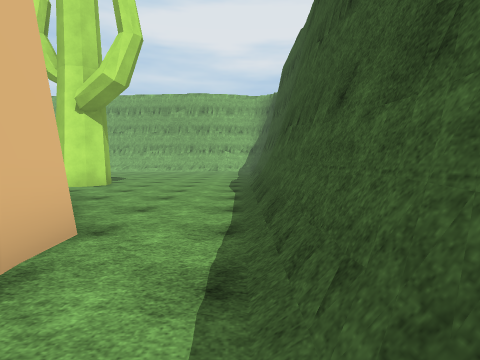
[1] (above)

21 first-person views from a walk through a Unity game level. The camera is 1.4 m above the floor, tilts 4° down and sees 80° across. The floor is counted in squares, 2 m on a side. Each view is taken from the middle of a square. On the plan, view 1 faces up. The plan holds only what a view shows up to about 10 squares ahead; the rest is blank. The place goes on beyond the plan. The player is left out. Some surface patterns are stand-ins.

[2]
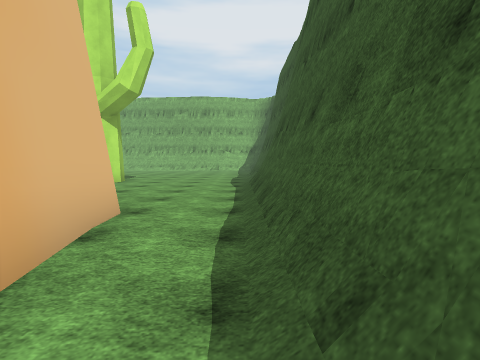

[3]
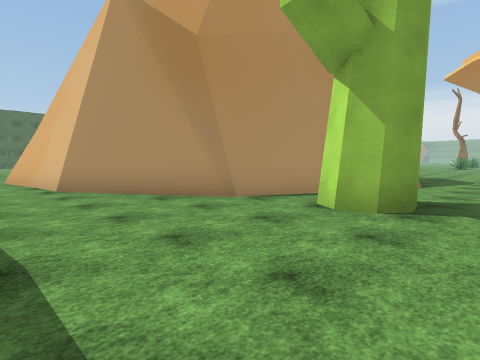

[4]
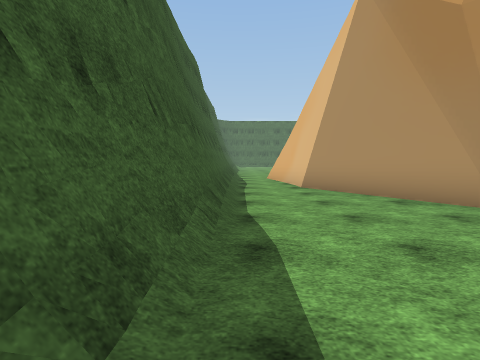

[5]
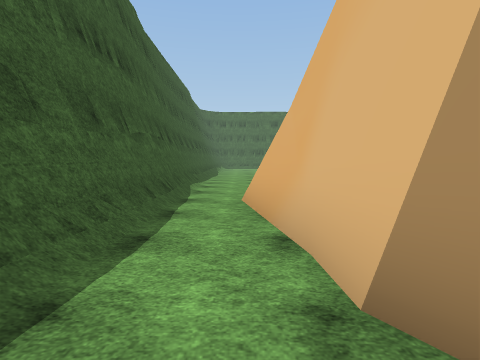

[6]
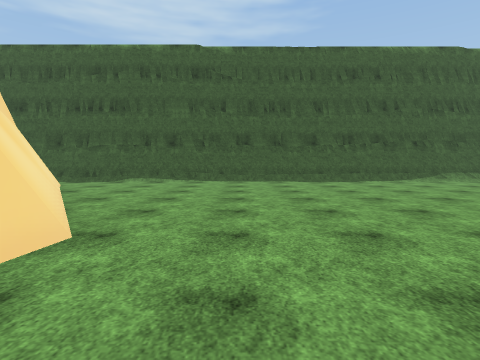

[7]
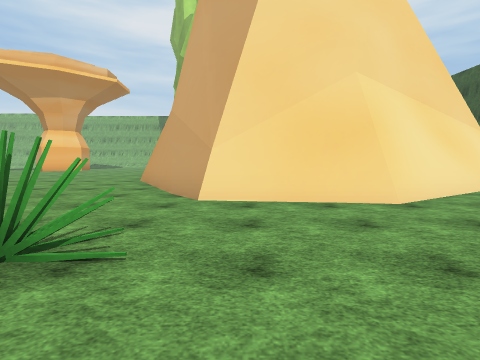

[8]
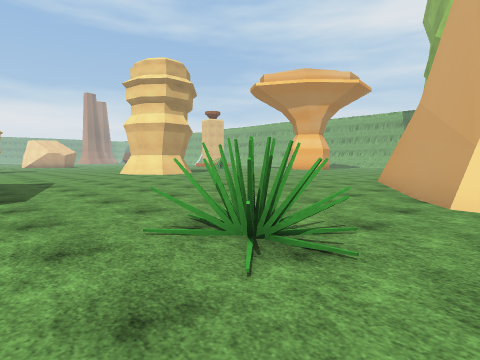

[9]
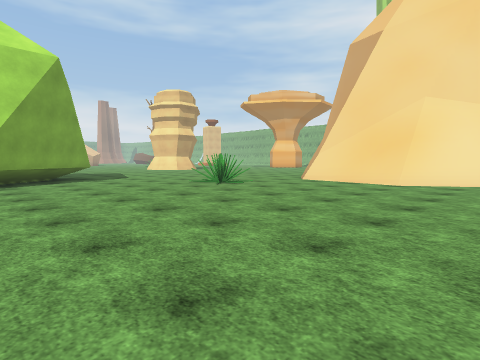

[10]
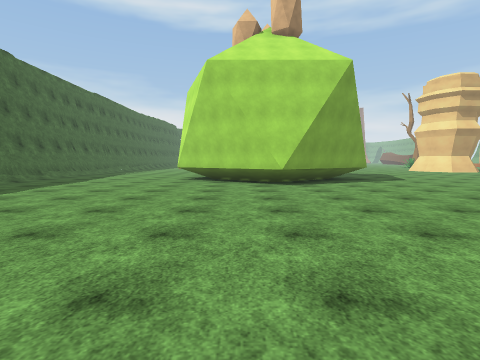

[11]
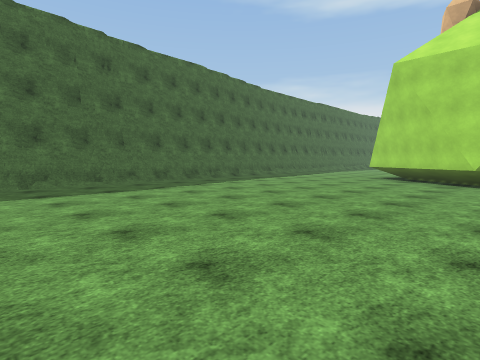

[12]
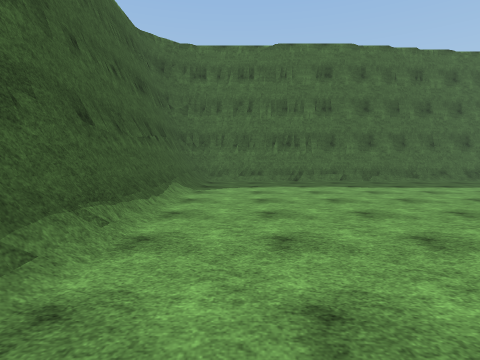

[13]
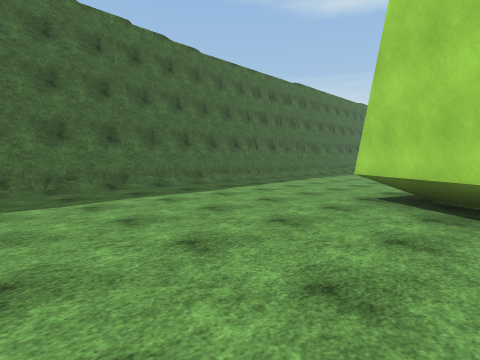

[14]
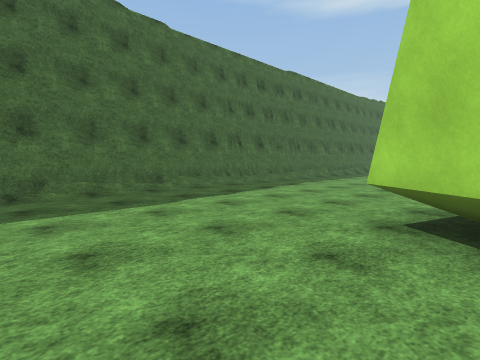

[15]
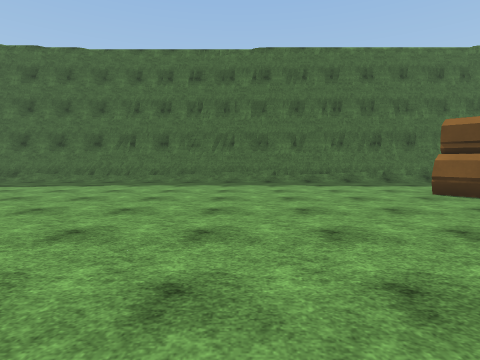

[16]
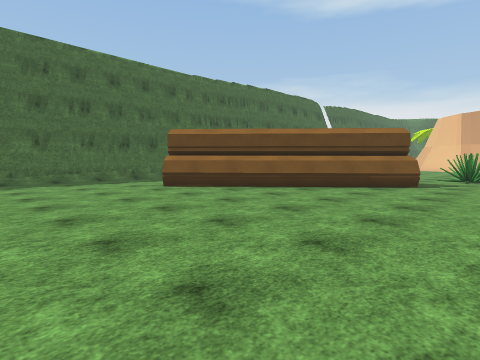

[17]
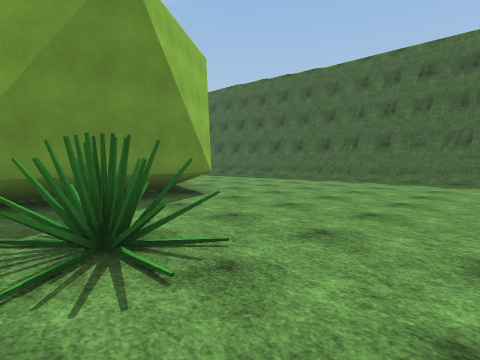

[18]
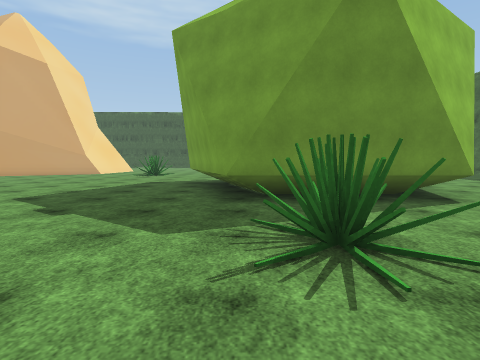

[19]
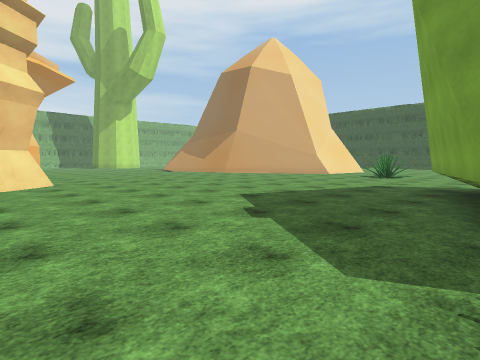

[20]
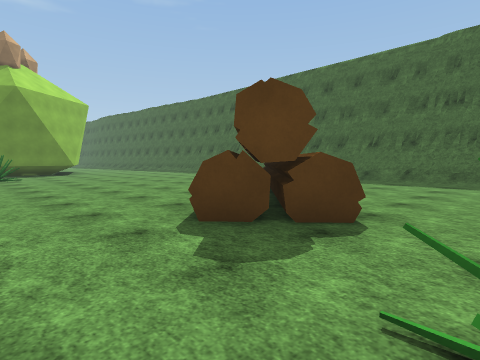

[21]
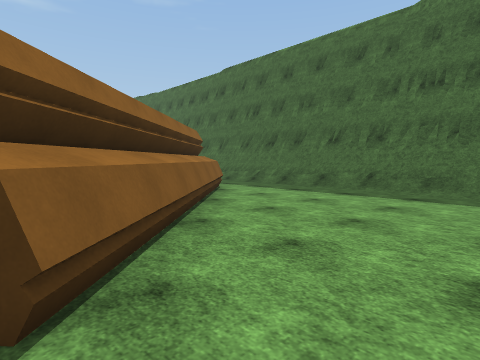

### Floor plan
Key: @ floor where view 1 was taken; # wall or solid block; . floor; / step, stairs or slope; ^ raised ledge; O other object.
Columns run from 34 left of view 1 to 1 right of it. Each row starts with its distance up from view 1.
 10                              ......#
  9                       .............#
  8                       .... ..##....#
  7                             #...../#
  6                             ###.../#
  5                               ##../#
  4                                #../#
  3                                ##./#
  2                                 #./#
  1                   ....#         #./#
  0              ..   ....##        #/@#
 -1              ...   ....#       ##//#
 -2             #.... .....##    ###../#
 -3             ............######..../#
 -4             .............####...../#
 -5             ....................../#
 -6            ........................#
 -7            ............OO........./#
 -8            ......................./#
 -9            ......................./#
-10            ......###............../#
-11 .............O.### ##............./#
-12 O...........OO.#    #............./#
-13 O..#...........#    ##............/#
-14 ..##...........#   ##............./#
-15 ..^##..........#   #............../#
-16 ...###............ #............../#
-17 ....###.........................../#
-18 .....###........................../#
-19 ......#.........................../#
-20  ................................./#
-21  ##//////////...../////#############
-22  #######################

Where each view was taken, in squares from view 1:
view 1: 0 up, 0 right, facing up
view 2: 1 down, 0 right, facing up
view 3: 10 up, 0 right, facing down-left
view 4: 10 up, 0 right, facing down
view 5: 4 up, 1 left, facing down
view 6: 6 down, 9 left, facing right
view 7: 9 down, 9 left, facing up
view 8: 9 down, 9 left, facing up-left
view 9: 13 down, 4 left, facing up-left
view 10: 14 down, 5 left, facing left
view 11: 12 down, 4 left, facing down-left
view 12: 11 down, 1 left, facing down
view 13: 14 down, 10 left, facing down-left
view 14: 15 down, 12 left, facing down-left
view 15: 12 down, 23 left, facing down
view 16: 11 down, 23 left, facing down-left
view 17: 11 down, 24 left, facing down-right
view 18: 11 down, 24 left, facing right
view 19: 11 down, 23 left, facing up-right
view 20: 11 down, 34 left, facing down-right
view 21: 14 down, 34 left, facing down-right
